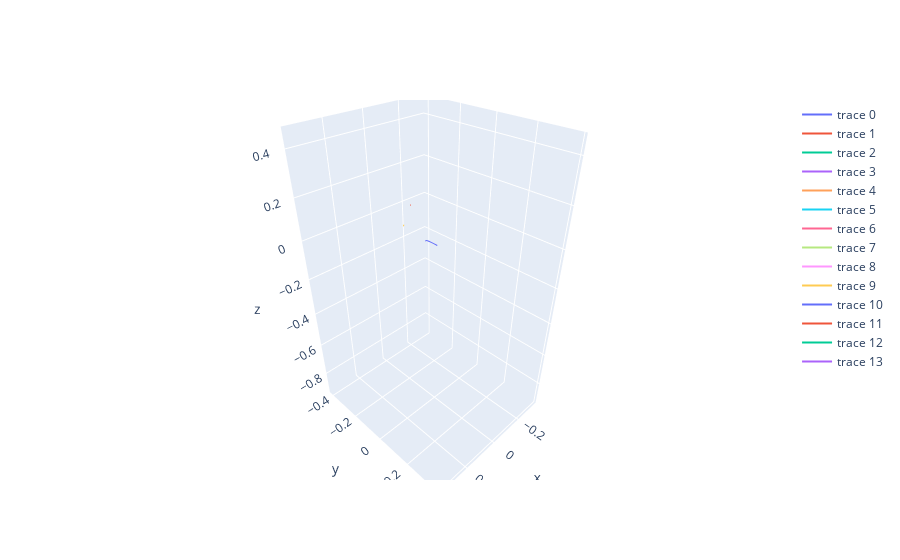

The code cell stored with this chart in its notebook:
### Code cell
sgtAstar.show(distance)

### Figure 1 — Plotly figure (JSON) as saved in the notebook; plotly's stock layout.template omitted (floating-point values rounded to 4 significant figures; data arrays with more than 128 entries replaced by an {"elided": "..."} marker saying what was removed)
{"data": [{"mode": "lines", "type": "scatter3d", "x": {"elided": "365 float values"}, "y": {"elided": "365 float values"}, "z": {"elided": "365 float values"}}, {"mode": "lines", "type": "scatter3d", "x": {"elided": "365 float values"}, "y": {"elided": "365 float values"}, "z": {"elided": "365 float values"}}, {"mode": "lines", "type": "scatter3d", "x": {"elided": "365 float values"}, "y": {"elided": "365 float values"}, "z": {"elided": "365 float values"}}, {"mode": "lines", "type": "scatter3d", "x": {"elided": "365 float values"}, "y": {"elided": "365 float values"}, "z": {"elided": "365 float values"}}, {"mode": "lines", "type": "scatter3d", "x": {"elided": "365 float values"}, "y": {"elided": "365 float values"}, "z": {"elided": "365 float values"}}, {"mode": "lines", "type": "scatter3d", "x": {"elided": "365 float values"}, "y": {"elided": "365 float values"}, "z": {"elided": "365 float values"}}, {"mode": "lines", "type": "scatter3d", "x": {"elided": "365 float values"}, "y": {"elided": "365 float values"}, "z": {"elided": "365 float values"}}, {"mode": "lines", "type": "scatter3d", "x": {"elided": "365 float values"}, "y": {"elided": "365 float values"}, "z": {"elided": "365 float values"}}, {"mode": "lines", "type": "scatter3d", "x": {"elided": "365 float values"}, "y": {"elided": "365 float values"}, "z": {"elided": "365 float values"}}, {"mode": "lines", "type": "scatter3d", "x": {"elided": "365 float values"}, "y": {"elided": "365 float values"}, "z": {"elided": "365 float values"}}, {"mode": "lines", "type": "scatter3d", "x": {"elided": "365 float values"}, "y": {"elided": "365 float values"}, "z": {"elided": "365 float values"}}, {"mode": "lines", "type": "scatter3d", "x": {"elided": "365 float values"}, "y": {"elided": "365 float values"}, "z": {"elided": "365 float values"}}, {"mode": "lines", "type": "scatter3d", "x": {"elided": "365 float values"}, "y": {"elided": "365 float values"}, "z": {"elided": "365 float values"}}, {"mode": "lines", "type": "scatter3d", "x": {"elided": "365 float values"}, "y": {"elided": "365 float values"}, "z": {"elided": "365 float values"}}], "layout": {}}
